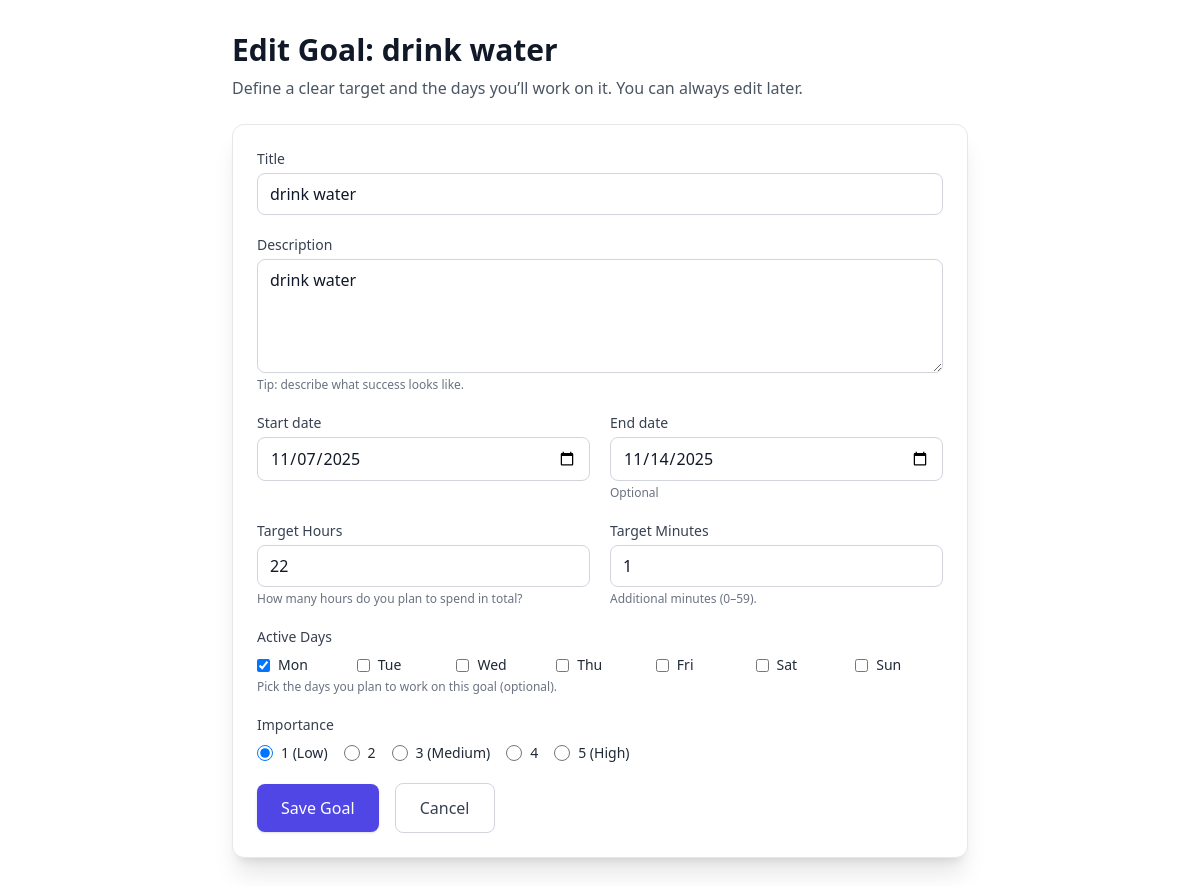
Screenshot of /dashboard/goal/1/edit/ (signed in) with the database file from the repository.
### dashboard/models.py (models this page shows, shortened)
class Goal(models.Model):
    user = models.ForeignKey(
        settings.AUTH_USER_MODEL,
        on_delete=models.CASCADE,
        related_name='goals'
    )
    title = models.CharField(max_length=255)
    description = models.TextField(blank=True, null=True)
    start_date = models.DateField()
    end_date = models.DateField(blank=True, null=True)
    target_time = models.DurationField(
        help_text="Target time to spend (e.g., '10:00:00' for 10 hours)"
    )
    real_time = models.DurationField(
        default=timedelta(seconds=0),
        help_text="Actual time spent so far"
    )
    completed = models.BooleanField(default=False)
    created_at = models.DateTimeField(auto_now_add=True)
    updated_at = models.DateTimeField(null=True)
    days_of_the_week = models.CharField(max_length=7, blank=True)
    importance_level = models.PositiveSmallIntegerField(
        default=1,
        validators = [MinValueValidator(1), MaxValueValidator(5)])

### dashboard/views.py (the view, shortened to what this page needs)
# urls.py: path('goal/<int:goal_id>/edit/', views.goal_edit_view, name='goal_edit'),
@login_required
def goal_edit_view(request, goal_id):
    goal = get_object_or_404(Goal, pk=goal_id)
    is_authorized = False
    if goal.user == request.user:
        is_authorized = True
    if not is_authorized:
        messages.error(request, f"You do not have permission to edit the goal '{goal.title}'.")
        return redirect('dashboard:dashboard_view')
    if request.method == 'POST':
        form = GoalForm(request.POST, instance=goal)
        if form.is_valid():
            form.save()
            messages.success(request, f"Goal '{goal.title}' updated successfully!")
            return redirect('dashboard:dashboard_view')
    else:
        form = GoalForm(instance=goal)
    context = {
        'form': form,
        'page_title': f'Edit Goal: {goal.title}'
    }
    return render(request, 'dashboard/goal_form.html', context)

### templates/dashboard/goal_form.html (shortened to what this page needs)
{% extends "base.html" %}
{% block content %}
<div class="max-w-3xl mx-auto py-8 px-4">
  <h1 class="text-3xl font-bold text-gray-900 mb-2">{{ page_title }}</h1>
  <p class="text-gray-600 mb-6">
    Define a clear target and the days you’ll work on it. You can always edit later.
  </p>
  <form method="post" class="bg-white shadow-xl rounded-xl p-6 border border-gray-200">
    <div class="mb-5">
      <label class="block text-sm font-medium text-gray-700">{{ form.title.label }}</label>
      {{ form.title }}
    </div>
    <div class="mb-5">
      <label class="block text-sm font-medium text-gray-700">{{ form.description.label }}</label>
      {{ form.description }}
      <p class="text-xs text-gray-500 mt-1">Tip: describe what success looks like.</p>
    </div>
    <div class="grid grid-cols-1 md:grid-cols-2 gap-5 mb-5">
      <div>
        <label class="block text-sm font-medium text-gray-700">{{ form.start_date.label }}</label>
        {{ form.start_date }}
      </div>
      <div>
        <label class="block text-sm font-medium text-gray-700">{{ form.end_date.label }}</label>
        {{ form.end_date }}
        <p class="text-xs text-gray-500 mt-1">Optional</p>
      </div>
    </div>
    <div class="grid grid-cols-1 md:grid-cols-2 gap-5 mb-5">
      <div>
        <label class="block text-sm font-medium text-gray-700">{{ form.target_hours.label }}</label>
        {{ form.target_hours }}
        <p class="text-xs text-gray-500 mt-1">{{ form.target_hours.help_text }}</p>
      </div>
      <div>
        <label class="block text-sm font-medium text-gray-700">{{ form.target_minutes.label }}</label>
        {{ form.target_minutes }}
        <p class="text-xs text-gray-500 mt-1">{{ form.target_minutes.help_text }}</p>
      </div>
    </div>
    <div class="mb-5">
      <label class="block text-sm font-medium text-gray-700">{{ form.days_selection.label }}</label>
      <div class="mt-2 grid grid-cols-3 sm:grid-cols-7 gap-3">
        {% for checkbox in form.days_selection %}
          <label class="inline-flex items-center space-x-2">
            {{ checkbox.tag }}
            <span class="text-sm text-gray-800">{{ checkbox.choice_label }}</span>
          </label>
        {% endfor %}
      </div>
      <p class="text-xs text-gray-500 mt-1">{{ form.days_selection.help_text }}</p>
    </div>
    <div class="mb-5">
      <label class="block text-sm font-medium text-gray-700">{{ form.importance_level.label }}</label>
      <div class="mt-2 flex flex-wrap gap-4">
        {% for radio in form.importance_level %}
          <label class="inline-flex items-center space-x-2">
            {{ radio.tag }} <span class="text-sm text-gray-800">{{ radio.choice_label }}</span>
          </label>
        {% endfor %}
      </div>
    </div>
    <button type="submit"
      class="w-full md:w-auto px-6 py-3 rounded-lg bg-indigo-600 text-white font-medium shadow hover:bg-indigo-700 focus:outline-none focus:ring-2 focus:ring-indigo-500">
      Save Goal
    </button>
    <a href="{% url 'dashboard:dashboard_view' %}"
       class="ml-3 inline-block px-6 py-3 rounded-lg border border-gray-300 text-gray-700 hover:bg-gray-50">
      Cancel
    </a>
  </form>
</div>
{% endblock %}

### rows the page displays
Goal: title "drink water", description "drink water", start_date "11/07/2025", end_date "11/14/2025"

### other values shown
{{ page_title }} "Edit Goal: drink water"
{{ checkbox.choice_label }} "Mon" "Tue" "Wed" "Thu" "Fri" "Sat" "Sun"
{{ radio.choice_label }} "1 (Low)" "2" "3 (Medium)" "4" "5 (High)"
